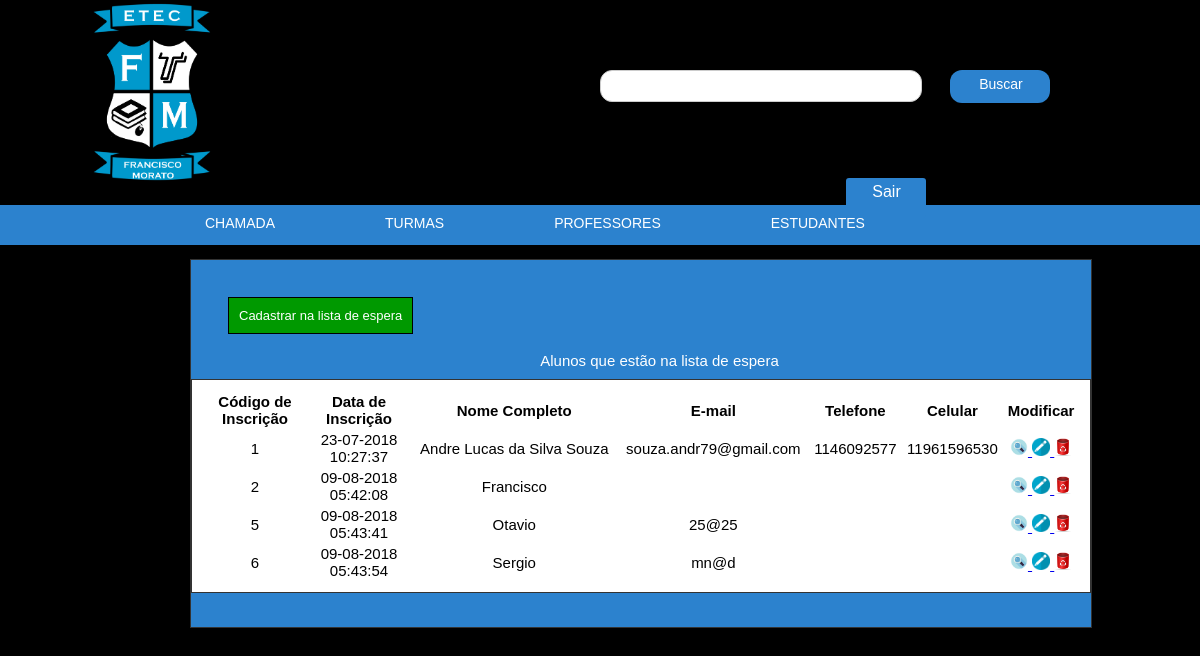
/Site/admin/estudantes.php?pg=espera, run on the app's committed database.
### tables this page shows
CREATE TABLE `inscricao` (
  `id_inscricao` mediumint(8) UNSIGNED NOT NULL,
  `data_inscricao` datetime NOT NULL,
  `nome_aluno` varchar(120) NOT NULL,
  `sexo_aluno` enum('MASCULINO','FEMININO','OUTRO') NOT NULL,
  `email` varchar(120) DEFAULT NULL,
  `telefone_responsavel` char(10) DEFAULT NULL,
  `celular_responsavel` char(11) DEFAULT NULL,
  `inscrito` bit(1) NOT NULL DEFAULT b'0'
);

### Site/admin/estudantes.php (the view, shortened to what this page needs)
<!DOCTYPE html PUBLIC "-//W3C//DTD XHTML 1.0 Transitional//EN" "http://www.w3.org/TR/xhtml1/DTD/xhtml1-transitional.dtd">
<html xmlns="http://www.w3.org/1999/xhtml">
<head>
	<link rel="stylesheet" type="text/css" href="css/estudantes.css"/>
	<link rel="stylesheet" type="text/css" href="css/cursos_e_disciplinas.css"/>
</head>
<body>
	<?php require "topo.php"; ?>
	<div id="caixa_preta">
	</div>
	<div id="box_curso">
		<?php if(@$_GET['pg'] == 'espera'){ ?>
			<br/><br/>
			<a class="a2" href="estudantes.php?pg=espera&amp;cadastra=sim">Cadastrar na lista de espera</a>
			<?php $sql_consulta_aluno_cadastrado = "SELECT * FROM inscricao WHERE nome_aluno != '' ORDER BY data_inscricao ASC";
			$consulta_aluno_cadastrado = mysqli_query($conexao, $sql_consulta_aluno_cadastrado) or die(mysqli_error($conexao));
			if(mysqli_num_rows($consulta_aluno_cadastrado) == ''){
				echo "<h2>Não exisite há nenhuma inscrição no momento</h2>";
			}else{ ?>
				<br/><br/>
				<h1>Alunos que estão na lista de espera</h1>
				<table width="900" border="0">
					<tr>
						<td width="100">
							<center><strong>Código de Inscrição</strong></center>
						</td>
						<td width="100">
							<center><strong>Data de Inscrição</strong></center>
						</td>
						<td>
							<center><strong>Nome Completo</strong></center>
						</td>
						<td>
							<center><strong>E-mail</strong></center>
						</td>
						<td>
							<center><strong>Telefone</strong></center>
						</td>
						<td>
							<center><strong>Celular</strong></center>
						</td>
						<td>
							<center><strong>Modificar</strong></center>
						</td>
					</tr>
					<?php while($resultado_consulta_aluno_cadastrado_valores = mysqli_fetch_assoc($consulta_aluno_cadastrado)){ ?>
						<tr>
							<td>
								<center><?php echo $resultado_consulta_aluno_cadastrado_valores['id_inscricao'];?></center>
							</td>
							<td>
								<center><?php $data_sem_formatacao = $resultado_consulta_aluno_cadastrado_valores['data_inscricao'];
								$data_formatada = strtotime("$data_sem_formatacao");
								echo date("d-m-Y h:i:s", $data_formatada);?></center>
							</td>
							<td>
								<center><?php echo $resultado_consulta_aluno_cadastrado_valores['nome_aluno']; ?></center>
							</td>
							<td>
								<center><?php echo $resultado_consulta_aluno_cadastrado_valores['email']; ?></center>
							</td>
							<td>
								<center><?php echo $resultado_consulta_aluno_cadastrado_valores['telefone_responsavel']; ?></center>
							</td>
							<td>
								<center><?php echo $resultado_consulta_aluno_cadastrado_valores['celular_responsavel']; ?></center>
							</td>
							<td>
								<center>
									<a href="estudantes.php?pg=espera&amp;mod=visualiza&inscricao=<?php echo $resultado_consulta_aluno_cadastrado_valores['id_inscricao']; ?>" >
										<img title="Visualizar" src="img/lupa_turma.png" width="18" height="18" border="0">
									</a>
									<a href="estudantes.php?pg=espera&amp;mod=edita&inscricao=<?php echo $resultado_consulta_aluno_cadastrado_valores['id_inscricao']; ?>">
										<img title="Atualizar" src="img/editar.png" width="18" height="18" border="0">
									</a>
									<a href="estudantes.php?pg=espera&amp;mod=deleta&inscricao=<?php echo $resultado_consulta_aluno_cadastrado_valores['id_inscricao']; ?>">
										<img title="Deletar" src="img/deletar.ico" width="18" height="18" border="0">
									</a>
								</center>
							</td>
						</tr>
					<?php } ?>
				</table>
				<br/>
			<?php } ?>
		<?php }  ?>
</div>
<?php require "rodape.php"; ?>
</body>
</html>

### Site/admin/css/estudantes.css (style rules this page uses)
#caixa_preta { background:#000; width:980px; margin:18px auto; height:15px; }

### Site/admin/css/cursos_e_disciplinas.css (style rules this page uses)
#caixa_preta { background:#000; width:980px; margin:18px auto; height:15px; }
#box_curso { width:auto; background:#2C82CE; height:auto; float:left; text-align:left; margin:-20px 0 20px 190px; border:1px solid #333; padding: 20px 0px; }
#box_curso .a2 { font:13px Arial, Helvetica, sans-serif; margin:30px 0 10px 37px; color:#FFF; background:#090; text-decoration:none; padding:10px; border:1px solid #000; }
#box_curso h1 { text-align: center; font:15px Arial, Helvetica, sans-serif; margin:15px 0 10px 37px; color:#FFF; }
#box_curso table { border:1px solid #333; padding:10px; background:#FFF; margin:0 0 10px 0; margin:auto; font:15px Arial, Helvetica, sans-serif; text-align:left; }

### Site/admin/css/topo.css (style rules this page uses)
body { padding:0; margin:0; }

### Site/admin/css/rodape.css (style rules this page uses)
body { text-align:center; font:12px Arial, Helvetica, sans-serif; }

### data on the page
inscricao: id_inscricao "1", data_inscricao "23-07-2018 10:27:37", nome_aluno "Andre Lucas da Silva Souza", email "souza.andr79@gmail.com", telefone_responsavel "1146092577", celular_responsavel "11961596530"
inscricao: id_inscricao "2", data_inscricao "09-08-2018 05:42:08", nome_aluno "Francisco"
inscricao: id_inscricao "5", data_inscricao "09-08-2018 05:43:41", nome_aluno "Otavio", email "25@25"
inscricao: id_inscricao "6", data_inscricao "09-08-2018 05:43:54", nome_aluno "Sergio", email "mn@d"
